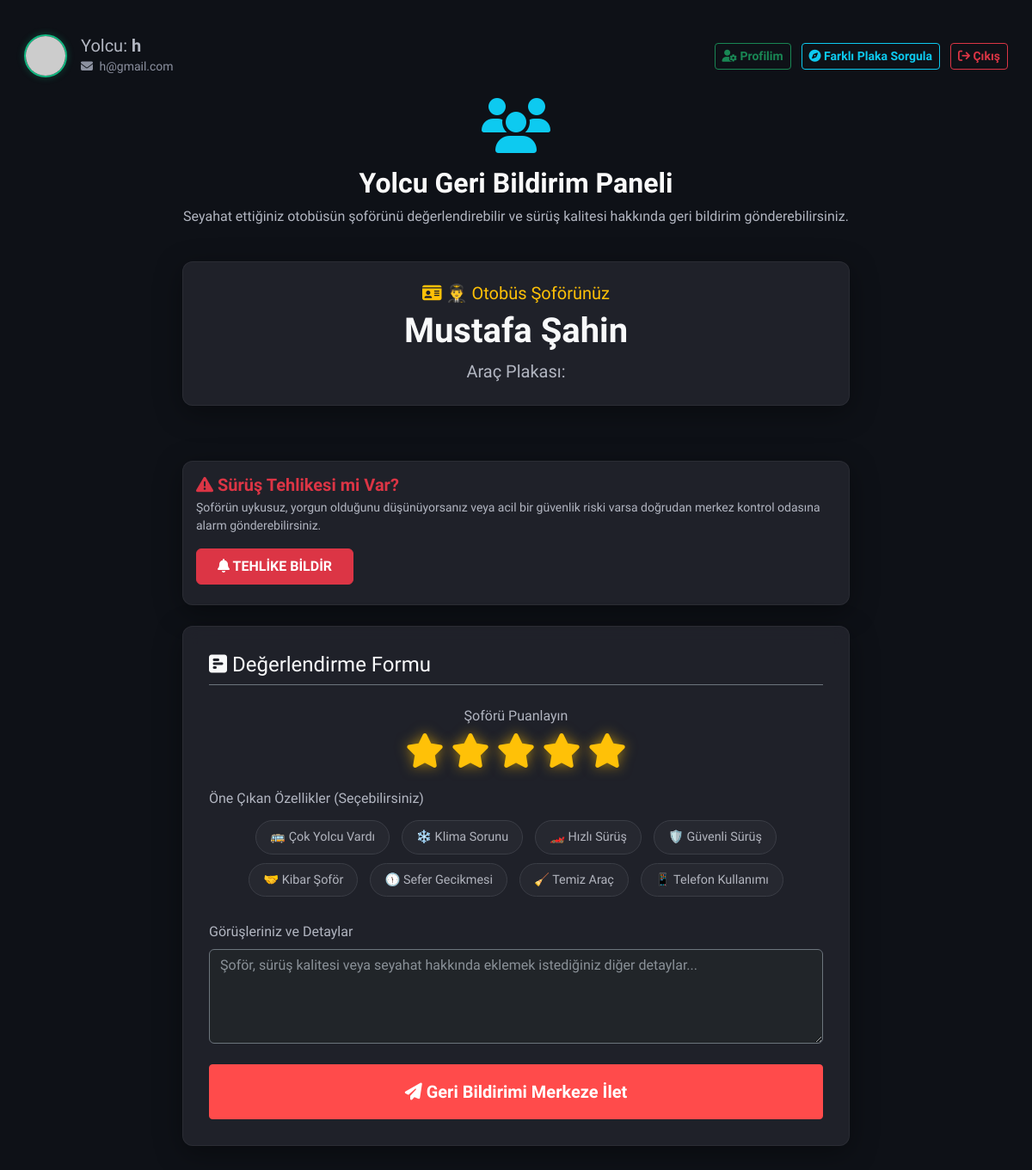
Screenshot of /yolcu/6 (signed in) with the database file from the repository.
### app/models.py (models this page shows, shortened)
class Yolcu(db.Model):
    __tablename__ = 'yolcular'
    id: Mapped[int] = mapped_column(primary_key=True, autoincrement=True)
    ad_soyad: Mapped[str] = mapped_column(String(100), nullable=False)
    email: Mapped[str] = mapped_column(String(120), nullable=False, unique=True)
    sifre_hash: Mapped[str] = mapped_column(String(255), nullable=False)
    sifre_plain: Mapped[Optional[str]] = mapped_column(String(255))
    kayit_tarihi: Mapped[str] = mapped_column(String(50), nullable=False, default=lambda: datetime.now().strftime("%Y-%m-%d %H:%M:%S"))
    reset_token: Mapped[Optional[str]] = mapped_column(String(100))
    reset_token_expiry: Mapped[Optional[str]] = mapped_column(String(50))
    profil_resmi: Mapped[Optional[str]] = mapped_column(String(255), nullable=True)
    yorumlar: Mapped[List["YolcuYorum"]] = relationship(back_populates="yolcu")

class Sofor(UserMixin, db.Model):
    __tablename__ = 'soforler'
    id: Mapped[int] = mapped_column(primary_key=True, autoincrement=True)
    ad: Mapped[str] = mapped_column(String(100), nullable=False)
    soyad: Mapped[str] = mapped_column(String(100), nullable=False)
    kullanici_adi: Mapped[str] = mapped_column(String(100), nullable=False, unique=True)
    email: Mapped[Optional[str]] = mapped_column(String(120), unique=True)
    arac_plaka: Mapped[Optional[str]] = mapped_column(String(50), nullable=True)
    sifre_hash: Mapped[str] = mapped_column(String(255), nullable=False)
    sifre_plain: Mapped[Optional[str]] = mapped_column(String(255))
    reset_token: Mapped[Optional[str]] = mapped_column(String(100))
    reset_token_expiry: Mapped[Optional[str]] = mapped_column(String(50))
    profil_resmi: Mapped[Optional[str]] = mapped_column(String(255), nullable=True)
    alarmlar: Mapped[List["Alarm"]] = relationship(back_populates="sofor")
    ses_loglari: Mapped[List["SesLog"]] = relationship(back_populates="sofor")
    vardiya_kayitlari: Mapped[List["VardiyaSesKaydi"]] = relationship(back_populates="sofor")
    yorumlar: Mapped[List["YolcuYorum"]] = relationship(back_populates="sofor")
    konum: Mapped[Optional["AracKonum"]] = relationship(back_populates="sofor", uselist=False)

### app/main/routes.py (the view, shortened to what this page needs)
@bp.route('/yolcu/<int:sofor_id>', methods=['GET', 'POST'])
@yolcu_login_required
def yolcu_panel(sofor_id):
    sofor = db.session.get(Sofor, sofor_id)
    if not sofor:
        return redirect(url_for('auth.login'))
    yolcu = db.session.get(Yolcu, session['yolcu_id'])
    return render_template('yolcu.html', title='Yolcu Paneli', sofor=sofor, yolcu=yolcu)

### app/auth/routes.py (called while the page is built)
def yolcu_login_required(f):
    @wraps(f)
    def decorated_function(*args, **kwargs):
        if 'yolcu_id' not in session:
            flash('Bu sayfayı görmek için lütfen yolcu girişi yapın.', 'warning')
            return redirect(url_for('auth.login'))
        return f(*args, **kwargs)
    return decorated_function

### app/models.py (called while the page is built)
@login.user_loader
def load_user(id):
    return db.session.get(Sofor, int(id))

### app/templates/yolcu.html (shortened to what this page needs)
{% extends "base.html" %}
{% block content %}
<div class="row align-items-center mb-4 mt-3 px-3">
    <div class="col-8 d-flex align-items-center gap-3">
        <div style="width: 50px; height: 50px; border-radius: 50%; overflow: hidden; border: 2px solid #10b981; box-shadow: 0 0 8px rgba(16, 185, 129, 0.3); flex-shrink: 0;">
            {% if yolcu.profil_resmi %}
                <img src="{{ url_for('static', filename='uploads/avatars/' + yolcu.profil_resmi) }}" alt="PP" style="width: 100%; height: 100%; object-fit: cover;">
            {% else %}
                <img src="https://ui-avatars.com/api/?name={{ yolcu.ad_soyad }}&background=10b981&color=fff&size=100&bold=true" alt="PP" style="width: 100%; height: 100%; object-fit: cover;">
            {% endif %}
        </div>
        <div>
            <h5 class="text-secondary mb-0">Yolcu: <b>{{ yolcu.ad_soyad }}</b></h5>
            <small class="text-muted"><i class="fa-solid fa-envelope me-1"></i> {{ yolcu.email }}</small>
        </div>
    </div>
    <div class="col-4 text-end">
        <a href="{{ url_for('main.profil') }}" class="btn btn-outline-success btn-sm fw-bold me-2"><i class="fa-solid fa-user-gear"></i> Profilim</a>
        <a href="{{ url_for('main.yolcu_plaka_sorgula') }}" class="btn btn-outline-info btn-sm fw-bold me-2"><i class="fa-solid fa-compass"></i> Farklı Plaka Sorgula</a>
        <a href="{{ url_for('auth.yolcu_logout') }}" class="btn btn-outline-danger btn-sm fw-bold"><i class="fa-solid fa-arrow-right-from-bracket"></i> Çıkış</a>
    </div>
</div>
<div class="row justify-content-center">
    <div class="col-md-8 text-center mb-4">
        <i class="fa-solid fa-users fa-4x text-info mb-3"></i>
        <h2 class="fw-bold">Yolcu Geri Bildirim Paneli</h2>
        <p class="text-secondary">Seyahat ettiğiniz otobüsün şoförünü değerlendirebilir ve sürüş kalitesi hakkında geri bildirim gönderebilirsiniz.</p>
    </div>
</div>
<div class="row justify-content-center">
    <div class="col-md-8 mb-4">
        <div class="streamlit-container mt-0 text-center premium-card py-4">
            <h5 class="text-warning mb-2"><i class="fa-solid fa-id-card text-warning"></i> 👨‍✈️ Otobüs Şoförünüz</h5>
            <div class="display-6 fw-bold text-light mb-2">{{ sofor.ad }} {{ sofor.soyad }}</div>
            <p class="text-secondary fs-5 mb-0">Araç Plakası: </p>
        </div>
    </div>
</div>
<div class="row justify-content-center">
    <div class="col-md-8 mb-4">
        <div class="emergency-box premium-card">
            <div class="d-flex align-items-center justify-content-between flex-wrap gap-3">
                <div>
                    <h5 class="text-danger fw-bold mb-1"><i class="fa-solid fa-triangle-exclamation"></i> Sürüş Tehlikesi mi Var?</h5>
                    <p class="text-secondary small mb-0">Şoförün uykusuz, yorgun olduğunu düşünüyorsanız veya acil bir güvenlik riski varsa doğrudan merkez kontrol odasına alarm gönderebilirsiniz.</p>
                </div>
                <div>
                    <button id="btnYolcuAcil" class="btn btn-danger fw-bold px-4 py-2"><i class="fa-solid fa-bell"></i> TEHLİKE BİLDİR</button>
                </div>
            </div>
        </div>
    </div>
</div>
<div class="row justify-content-center">
    <div class="col-md-8 mb-5">
        <div class="streamlit-container mt-0 premium-card">
            <h4 class="text-light mb-4 border-bottom border-secondary pb-2"><i class="fa-solid fa-square-poll-horizontal"></i> Değerlendirme Formu</h4>
            <form id="feedbackForm" action="" method="post">
                <div class="mb-4 text-center">
                    <label class="form-label d-block text-secondary mb-2">Şoförü Puanlayın</label>
                    <div class="d-flex justify-content-center gap-2">
                        <i class="fa-solid fa-star star-rating active" data-value="1"></i>
                        <i class="fa-solid fa-star star-rating active" data-value="2"></i>
                        <i class="fa-solid fa-star star-rating active" data-value="3"></i>
                        <i class="fa-solid fa-star star-rating active" data-value="4"></i>
                        <i class="fa-solid fa-star star-rating active" data-value="5"></i>
                    </div>
                </div>
                <div class="mb-4">
                    <label class="form-label d-block text-secondary mb-2">Öne Çıkan Özellikler (Seçebilirsiniz)</label>
                    <div class="text-center">
                        <span class="tag-btn" data-tag="Çok Yolcu Vardı">🚌 Çok Yolcu Vardı</span>
                        <span class="tag-btn" data-tag="Klima Sorunu">❄️ Klima Sorunu</span>
                        <span class="tag-btn" data-tag="Hızlı / Tehlikeli Sürüş">🏎️ Hızlı Sürüş</span>
                        <span class="tag-btn" data-tag="Güvenli Sürüş">🛡️ Güvenli Sürüş</span>
                        <span class="tag-btn" data-tag="Kibar Şoför">🤝 Kibar Şoför</span>
                        <span class="tag-btn" data-tag="Sefer Gecikmesi">🕦 Sefer Gecikmesi</span>
                        <span class="tag-btn" data-tag="Temiz Araç">🧹 Temiz Araç</span>
                        <span class="tag-btn" data-tag="Telefon Kullanımı">📱 Telefon Kullanımı</span>
                    </div>
                </div>
                <div class="mb-4">
                    <label for="serbest_yorum" class="form-label text-secondary">Görüşleriniz ve Detaylar</label>
                    <textarea class="form-control bg-dark text-light border-secondary" id="serbest_yorum" name="serbest_yorum" rows="4" placeholder="Şoför, sürüş kalitesi veya seyahat hakkında eklemek istediğiniz diğer detaylar..."></textarea>
                </div>
                <div class="stButton mt-4">
                    <button type="submit" class="btn btn-lg py-3"><i class="fa-solid fa-paper-plane"></i> Geri Bildirimi Merkeze İlet</button>
                </div>
            </form>
        </div>
    </div>
</div>
{% endblock %}

### app/templates/base.html (style rules this page uses)
body { background-color: #0e1117; color: #fafafa; font-family: 'Plus Jakarta Sans', 'Outfit', 'Segoe UI', Tahoma, Geneva, Verdana, sans-serif; }
.streamlit-container { max-width: 900px; margin: 40px auto; padding: 30px; background-color: #262730; border-radius: 10px; box-shadow: 0 4px 6px rgba(0,0,0,0.3); }
.stButton>button { width: 100%; border-radius: 4px; border: 1px solid #ff4b4b; background-color: #ff4b4b; color: white; font-weight: bold; padding: 0.5rem 1rem; transition: all 0.3s; }
.text-secondary { color: #b2b6c1 !important; }
.text-muted { color: #8c91a0 !important; }

### app/templates/yolcu.html (style rules this page uses)
.star-rating { font-size: 2.5rem; color: #3b3e46; cursor: pointer; transition: color 0.2s, transform 0.2s; }
.star-rating.active { color: #ffc107; text-shadow: 0 0 15px rgba(255, 193, 7, 0.6); }
.tag-btn { border: 1px solid #3b3e46; background: rgba(255, 255, 255, 0.03); color: #b2b5be; padding: 8px 16px; border-radius: 20px; cursor: pointer; transition: all 0.3s; margin: 5px; display: inline-block; font-size: 0.9rem; }
.emergency-box { background: rgba(220, 53, 69, 0.1); border: 1px solid rgba(220, 53, 69, 0.3); border-radius: 8px; padding: 15px; }
.premium-card { background: rgba(38, 39, 48, 0.75); backdrop-filter: blur(10px); border: 1px solid rgba(255, 255, 255, 0.05); border-radius: 12px; box-shadow: 0 8px 32px rgba(0, 0, 0, 0.37); }

### rows the page displays
Yolcu: ad_soyad "h", email "h@gmail.com"
Sofor: ad "Mustafa", soyad "Şahin"
